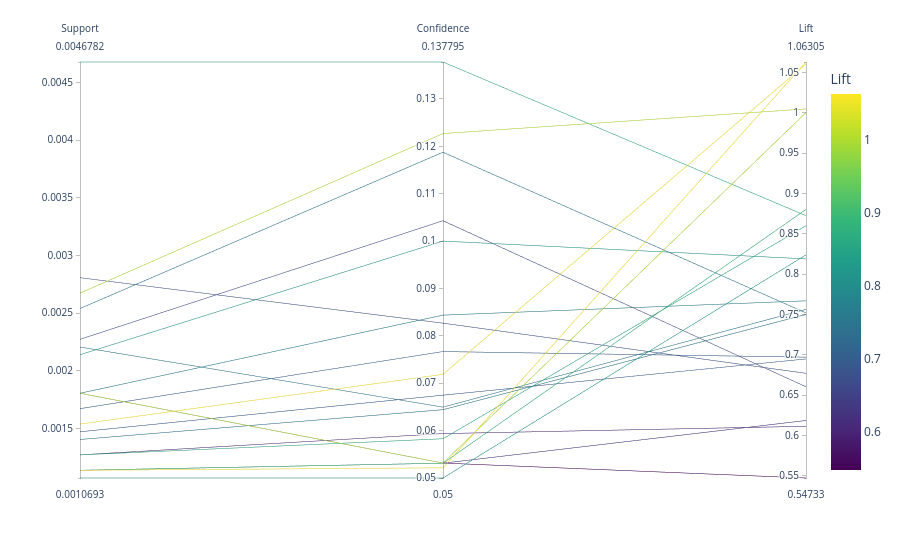

The notebook cell this image was saved under:
### Code cell
import plotly.express as px
# For parallel coordinates, convert sets to strings for labels
rules_subset = basket_rules.iloc[0:20].copy()
rules_subset['rule'] = [f"{set(r)} -> {set(c)}" 
                        for r, c in zip(rules_subset['antecedents'], rules_subset['consequents'])]
fig = px.parallel_coordinates(
    rules_subset,
    dimensions=['support', 'confidence', 'lift'],
    color='lift',
    labels={'support':'Support', 'confidence':'Confidence', 'lift':'Lift'},
    color_continuous_scale=px.colors.sequential.Viridis
)
fig.show()

### Figure 1 — Plotly figure (JSON) as saved in the notebook; plotly's stock layout.template omitted (floating-point values rounded to 4 significant figures)
{"data": [{"dimensions": [{"label": "Support", "values": [0.001069, 0.002139, 0.001804, 0.001136, 0.00127, 0.001537, 0.00254, 0.001136, 0.001804, 0.002807, 0.001804, 0.004678, 0.002205, 0.002673, 0.001136, 0.001671, 0.00147, 0.00127, 0.002272, 0.001403]}, {"label": "Confidence", "values": [0.05, 0.1, 0.08437, 0.05312, 0.05937, 0.07188, 0.1187, 0.05312, 0.05315, 0.08268, 0.05315, 0.1378, 0.06496, 0.1227, 0.05215, 0.07669, 0.06748, 0.05828, 0.1043, 0.06442]}, {"label": "Lift", "values": [0.824, 0.819, 0.767, 0.8803, 0.6114, 1.061, 0.7519, 0.6186, 1.0, 0.6771, 0.5473, 0.8725, 0.7564, 1.005, 1.063, 0.6971, 0.695, 0.86, 0.6604, 0.7501]}], "domain": {"x": [0, 1], "y": [0, 1]}, "line": {"color": [0.824, 0.819, 0.767, 0.8803, 0.6114, 1.061, 0.7519, 0.6186, 1.0, 0.6771, 0.5473, 0.8725, 0.7564, 1.005, 1.063, 0.6971, 0.695, 0.86, 0.6604, 0.7501], "coloraxis": "coloraxis"}, "name": "", "type": "parcoords"}], "layout": {"coloraxis": {"colorbar": {"title": {"text": "Lift"}}, "colorscale": [[0, "#440154"], [0.1111, "#482878"], [0.2222, "#3e4989"], [0.3333, "#31688e"], [0.4444, "#26828e"], [0.5556, "#1f9e89"], [0.6667, "#35b779"], [0.7778, "#6ece58"], [0.8889, "#b5de2b"], [1, "#fde725"]]}, "legend": {"tracegroupgap": 0}, "margin": {"t": 60}}}
